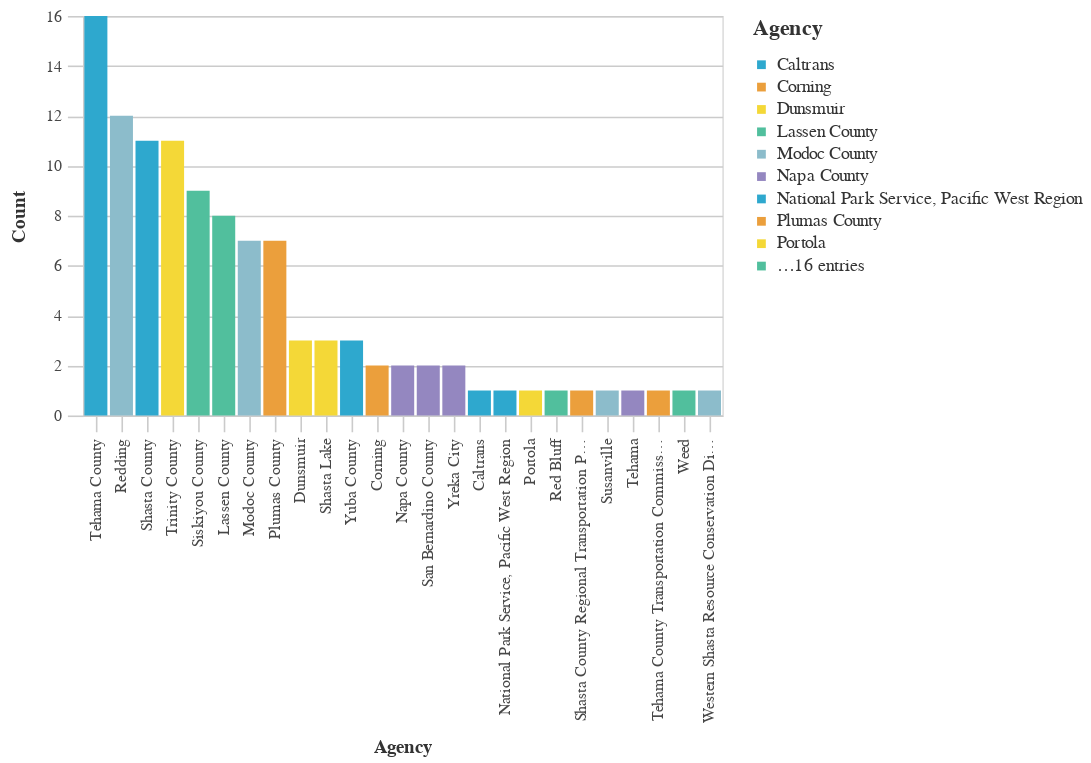

Notebook code cell kept with this figure:
### Markdown cell above
## Agencies With The Most Unique Prefix Codes

### Code cell
#Bar chart Agencies With The Most Unique Prefix Codes
    
chart3 = (_dla_utils_reports.basic_bar_chart_no_save(((_dla_utils_reports.get_nunique(df, 'prefix', 'primary_agency_name')).head(30)),
                            'primary_agency_name', 'n', 'primary_agency_name', district))
    
display(chart3)

### Figure 1 — Vega-Lite specification as saved in the notebook (floating-point values rounded to 4 significant figures)
{"config": {"view": {"continuousWidth": 400, "continuousHeight": 300}, "axis": {"domainColor": "#cbcbcb", "grid": true, "gridColor": "#cbcbcb", "gridWidth": 1, "labelColor": "#474747", "labelFont": "Nunito Sans", "labelFontSize": 10, "labelPadding": 4, "tickColor": "#cbcbcb", "tickSize": 10, "titleColor": "#333", "titleFont": "Raleway", "titleFontSize": 12, "titlePadding": 10}, "axisBand": {"grid": false}, "background": "white", "font": "Raleway", "header": {"labelFont": "Nunito Sans", "titleFont": "Raleway"}, "legend": {"labelColor": "#333", "labelFont": "Nunito Sans", "labelFontSize": 11, "labelLimit": 0, "padding": 1, "symbolSize": 30, "symbolType": "square", "titleColor": "#333", "titleFont": "Raleway", "titleFontSize": 14, "titlePadding": 10}, "title": {"anchor": "middle", "font": "Raleway", "fontSize": 18, "fontWeight": 300, "offset": 20}}, "data": {"name": "data-2b97fe124011e8e5b269fe76b2d42729"}, "mark": "bar", "encoding": {"color": {"field": "primary_agency_name", "legend": {"symbolLimit": 10, "title": "Agency"}, "scale": {"range": ["#2EA8CE", "#EB9F3C", "#F4D837", "#51BF9D", "#8CBCCB", "#9487C0"]}, "type": "nominal"}, "tooltip": [{"field": "primary_agency_name", "type": "nominal"}, {"field": "n", "type": "quantitative"}], "x": {"field": "primary_agency_name", "sort": "-y", "title": "Agency", "type": "nominal"}, "y": {"field": "n", "title": "Count", "type": "quantitative"}}, "height": 250, "width": 400, "$schema": "https://vega.github.io/schema/vega-lite/v4.17.0.json", "datasets": {"data-2b97fe124011e8e5b269fe76b2d42729": [{"primary_agency_name": "Tehama County", "n": 16}, {"primary_agency_name": "Redding", "n": 12}, {"primary_agency_name": "Shasta County", "n": 11}, {"primary_agency_name": "Trinity County", "n": 11}, {"primary_agency_name": "Siskiyou County", "n": 9}, {"primary_agency_name": "Lassen County", "n": 8}, {"primary_agency_name": "Modoc County", "n": 7}, {"primary_agency_name": "Plumas County", "n": 7}, {"primary_agency_name": "Dunsmuir", "n": 3}, {"primary_agency_name": "Shasta Lake", "n": 3}, {"primary_agency_name": "Yuba County", "n": 3}, {"primary_agency_name": "Corning", "n": 2}, {"primary_agency_name": "Napa County", "n": 2}, {"primary_agency_name": "San Bernardino County", "n": 2}, {"primary_agency_name": "Yreka City", "n": 2}, {"primary_agency_name": "Caltrans", "n": 1}, {"primary_agency_name": "National Park Service, Pacific West Region", "n": 1}, {"primary_agency_name": "Portola", "n": 1}, {"primary_agency_name": "Red Bluff", "n": 1}, {"primary_agency_name": "Shasta County Regional Transportation Planning Agency", "n": 1}, {"primary_agency_name": "Susanville", "n": 1}, {"primary_agency_name": "Tehama", "n": 1}, {"primary_agency_name": "Tehama County Transportation Commission", "n": 1}, {"primary_agency_name": "Weed", "n": 1}, {"primary_agency_name": "Western Shasta Resource Conservation District", "n": 1}]}}
